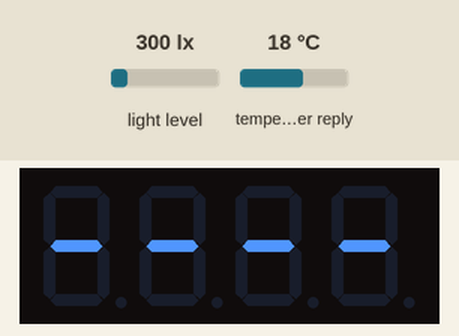
Simulated run of this program. Board: ESP8266 (NodeMCU). On the bench: 4-digit seven-segment display. The test bench sets the inputs (shaded band); at power-on: light level 300 lx, temperature in the weather reply 18 °C. WiFi joins after 1.5 s; servers stay silent unless stated; network time is answered at once with the bench clock; the local clock reads 2024-03-15 10:24:30 at power-on unless the program sets it; web services answer with replies made up by the test bench; what the program prints to the serial monitor is not drawn.

Above: at 1.1 s.
At 2.9 s:
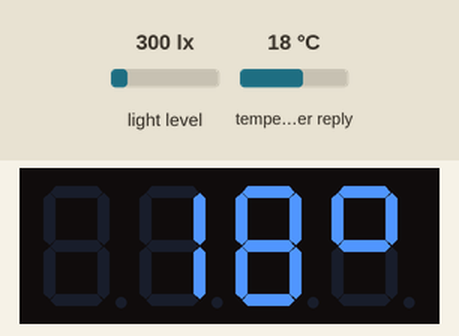
At 10.2 s:
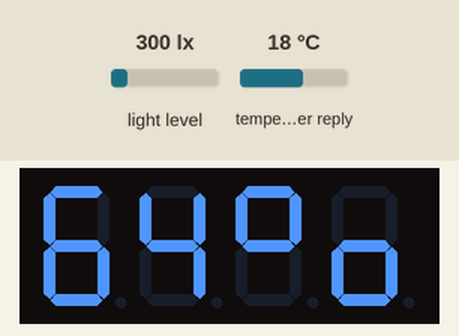
At 12.3 s:
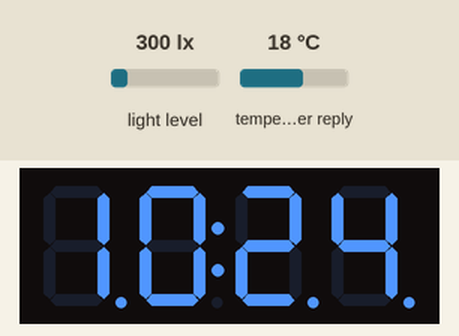
At 13.9 s:
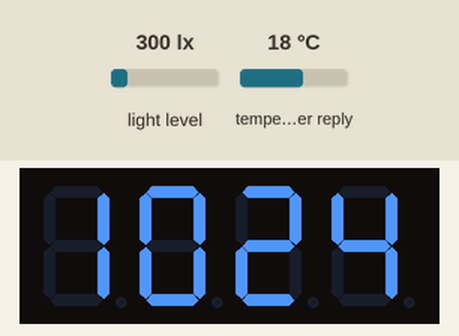

Measured:
- by itself, everything shown: repeats every 14.2 s, in 6 steps
- what the display in image 0 shows lasts 1.8 s, from 1.0 s to 2.8 s
- what the display in image 1 shows lasts 7.3 s, from 2.8 s to 10.1 s
- what the display in image 2 shows lasts 2.1 s, from 10.1 s to 12.2 s
- what the display in image 3 shows lasts 0.6 s, from 12.2 s to 12.8 s

The program:

main.cpp
```cpp
#include <Arduino.h>
#include <TM1637Display.h>
#include <ESP8266WiFi.h>
#include <ArduinoJson.h>
#include <ESP8266HTTPClient.h>
#include <Wire.h>
#include <BH1750.h>
#include <NTPClient.h>
#include <WiFiUdp.h>

#undef min
#undef max
#define min(a,b) ((a)<(b)?(a):(b))
#define max(a,b) ((a)>(b)?(a):(b))

const char ssid[] = "Omlet Low";
const char pass[] = "lenagoodgirl";
const char cond_req[] = "http://api.openweathermap.org/data/2.5/weather?q=Kiev,UA&appid=e3f3f0e149c736248b95119d5cb66a61&units=metric";

void connectWiFi();
void updateBrightness();
void updateDisplay();
void updateWeatherIfNeeded();
void fetchWeather();

TM1637Display display(D5, D6);
BH1750 lightMeter(0x23);
WiFiUDP ntpUDP;
NTPClient timeClient(ntpUDP, "europe.pool.ntp.org", 3*60*60);

bool weather_loaded = false;
float temp = 0;
int hum = 0;
unsigned long last_updated = 0;
bool light_sens_online = false;
uint8_t last_brightness = 255;

void setup() {
  Serial.begin(115200);
  while (!Serial) {};
  delay(1000);

  Wire.begin(); // D1, D2
  light_sens_online = lightMeter.begin(BH1750::CONTINUOUS_HIGH_RES_MODE);
  Serial.print("Light sensor: ");
  Serial.println(light_sens_online ? "Online" : "Offline");

  updateBrightness();
  updateDisplay();

  connectWiFi();
}

void loop() {
  timeClient.update();
  updateBrightness();
  updateWeatherIfNeeded();
  updateDisplay();
  delay(500);
}

void connectWiFi() {
  Serial.println();
  Serial.println();
  Serial.print("Connecting to ");
  Serial.print(ssid);

  WiFi.begin(ssid, pass);

  while (WiFi.status() != WL_CONNECTED) {
    delay(500);
    Serial.print(".");
  }

  Serial.println();
  Serial.print("WiFi connected. IP: ");
  Serial.println(WiFi.localIP());
}

void updateWeatherIfNeeded() {
  if (last_updated == 0 || millis()-last_updated > 15*60*1000) {
    last_updated = millis();
    fetchWeather();
  }
}

void fetchWeather() {
  if (WiFi.status() != WL_CONNECTED) {
    Serial.println("Can't fetch, WiFi offline");
    weather_loaded = false;
    return;
  }
  Serial.println("Fetching...");

  HTTPClient http;
  http.begin(cond_req);
  int status = http.GET();

  if (status != 200) {
    Serial.print("Fetch failed. Status: ");
    Serial.println(status);
    http.end();
    weather_loaded = false;
    return;
  }

  String payload = http.getString();
  Serial.print("Payload: ");
  Serial.println(payload.length());
  http.end();

  // Serial.println(payload);

  DynamicJsonBuffer buff(1024);
  JsonObject& root = buff.parseObject(payload);
  if (!root.success()) {
    Serial.println("Error parsing payload");
    weather_loaded = false;
    return;
  }
  JsonObject& main = root["main"];
  temp = main["temp"];
  hum = main["humidity"];

  weather_loaded = true;

  Serial.print("Temp: ");
  Serial.print(temp);
  Serial.print(" Hum: ");
  Serial.println(hum);
}

void updateBrightness() {
  int level;
  if (light_sens_online) {
    uint16_t lux = lightMeter.readLightLevel();
    level = min(lux / 3, 7);
  } else {
    level = 7;
  }

  if (last_brightness != level || last_brightness == 255) {
    Serial.print("Brightness set to ");
    Serial.println(level);

    display.setBrightness(level);
    last_brightness = level;

    updateDisplay();
  }
}

void updateDisplay() {
  if (weather_loaded) {
    int intTemp = temp;
    int mode = (millis() / 1000) % 14;

    if (mode < 10) { // Temp
      int absTemp = abs(temp);
      uint8_t d1 = absTemp / 10;
      uint8_t d2 = absTemp % 10;
      bool neg = intTemp < 0;
      uint8_t seg[4];
      if (d1 == 0) {
        seg[0] = 0;
        seg[1] = neg ? SEG_G : 0;
      } else {
        seg[0] = neg ? SEG_G : 0;
        seg[1] = display.encodeDigit(d1);
      }
      seg[2] = display.encodeDigit(d2);
      seg[3] = SEG_A|SEG_B|SEG_F|SEG_G;
      display.setSegments(seg);

    // } else if (mode >= 7 && mode < 9) { // Smile
    //   if (intTemp > 0) {
    //     uint8_t seg[] = {SEG_A|SEG_B|SEG_F|SEG_G, SEG_D|SEG_E, SEG_C|SEG_D, SEG_A|SEG_B|SEG_F|SEG_G};
    //     display.setSegments(seg, 4, 0);
    //   } else {
    //     uint8_t seg[] = {SEG_A|SEG_B|SEG_F|SEG_G, SEG_E|SEG_G, SEG_C|SEG_G, SEG_A|SEG_B|SEG_F|SEG_G};
    //     display.setSegments(seg, 4, 0);
    //   }

    } else if (mode >= 10 && mode < 12) { // Humidity
      uint8_t pcnt[] = {SEG_A|SEG_B|SEG_F|SEG_G, SEG_C|SEG_D|SEG_E|SEG_G};
      display.setSegments(pcnt, 2, 2);
      display.showNumberDec(min(99, max(0, hum)), false, 2, 0);

    } else if (mode >= 12) { // Time
      bool dots = (millis() / 500) % 2 == 0;
      int h = timeClient.getHours();
      int m = timeClient.getMinutes();
      display.showNumberDecEx(h, dots ? 0xff : 0x00, false, 2, 0);
      display.showNumberDecEx(m, dots ? 0xff : 0x00, true, 2, 2);
    }

  } else {
    uint8_t seg[] = {SEG_G, SEG_G, SEG_G, SEG_G};
    display.setSegments(seg);
  }
}
```
